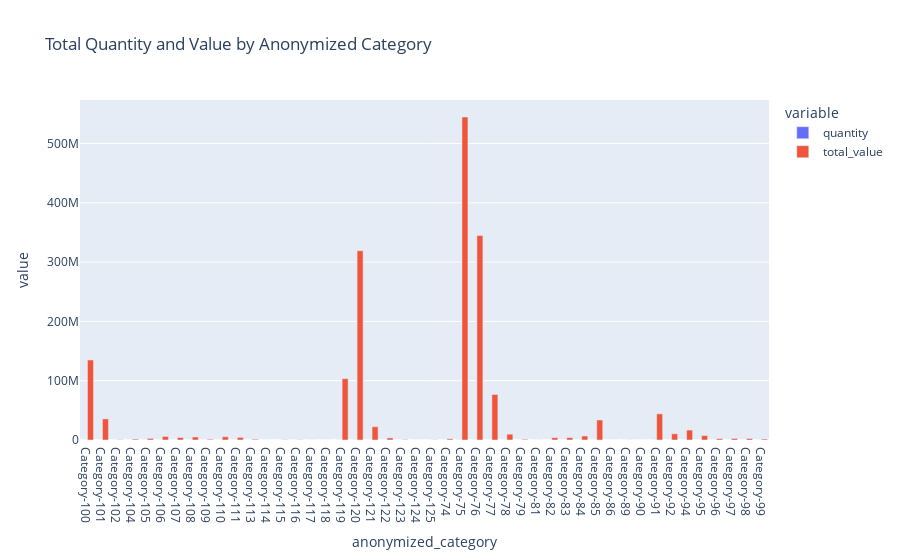
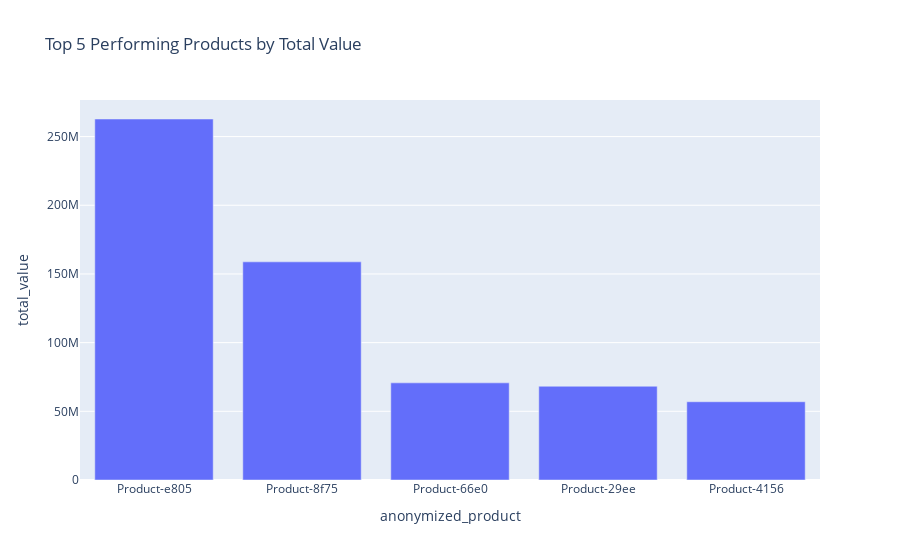
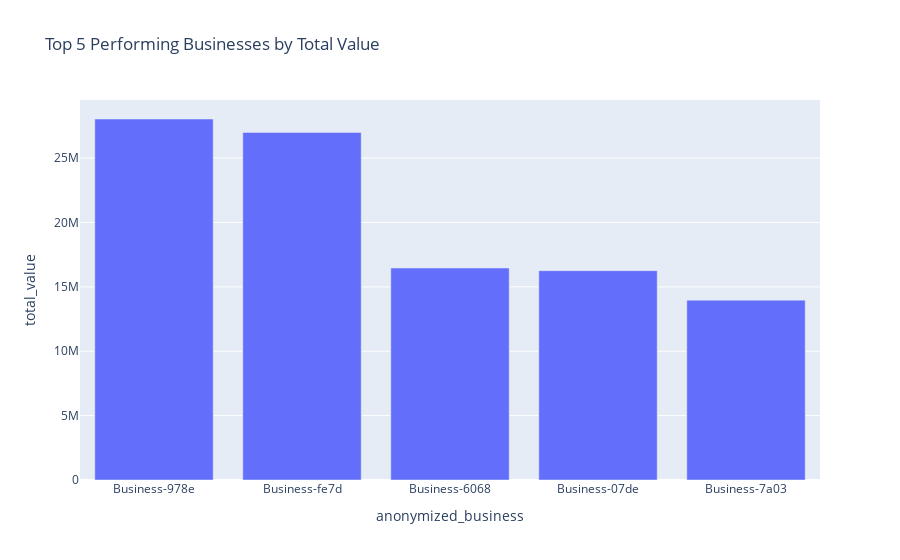
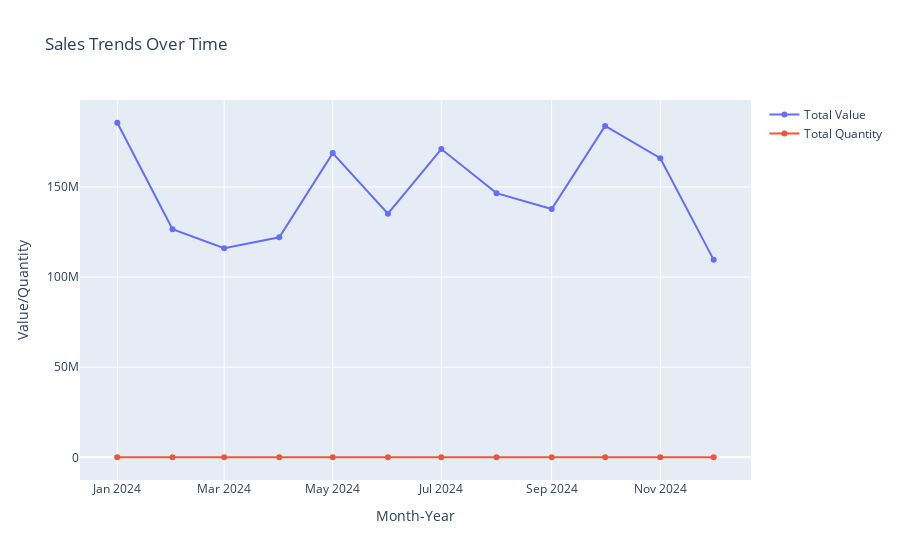

The notebook cell saved with these charts, in order:
### Code cell
import plotly.express as px
import plotly.graph_objects as go

# Total Quantity and Value by Anonymized Category
fig_category = px.bar(category_grouped, x='anonymized_category', y=['quantity', 'total_value'], barmode='group', title='Total Quantity and Value by Anonymized Category')

# Top-performing products
fig_top_products = px.bar(top_products, x='anonymized_product', y='total_value', title='Top 5 Performing Products by Total Value')

# Top-performing businesses
fig_top_businesses = px.bar(top_businesses, x='anonymized_business', y='total_value', title='Top 5 Performing Businesses by Total Value')

# Time-series chart of sales trends
fig_sales_trends = go.Figure()
fig_sales_trends.add_trace(go.Scatter(x=monthly_sales['month-year'], y=monthly_sales['total_value'], mode='lines+markers', name='Total Value'))
fig_sales_trends.add_trace(go.Scatter(x=monthly_sales['month-year'], y=monthly_sales['quantity'], mode='lines+markers', name='Total Quantity'))
fig_sales_trends.update_layout(title='Sales Trends Over Time', xaxis_title='Month-Year', yaxis_title='Value/Quantity')

# Segmentation summary of customer groups
fig_segmentation = px.scatter(business_grouped, x='total_value', y='quantity', color='group', size='frequency', hover_data=['anonymized_business'], title='Customer Segmentation Based on Purchasing Behavior')

# Show the dashboard components
fig_category.show()
fig_top_products.show()
fig_top_businesses.show()
fig_sales_trends.show()
fig_segmentation.show()

### Figure 1 — Plotly figure (JSON) as saved in the notebook; plotly's stock layout.template omitted (floating-point values rounded to 4 significant figures)
{"data": [{"alignmentgroup": "True", "hovertemplate": "variable=quantity<br>anonymized_category=%{x}<br>value=%{y}<extra></extra>", "legendgroup": "quantity", "marker": {"color": "#636efa", "pattern": {"shape": ""}}, "name": "quantity", "offsetgroup": "quantity", "orientation": "v", "showlegend": true, "textposition": "auto", "type": "bar", "x": ["Category-100", "Category-101", "Category-102", "Category-104", "Category-105", "Category-106", "Category-107", "Category-108", "Category-109", "Category-110", "Category-111", "Category-113", "Category-114", "Category-115", "Category-116", "Category-117", "Category-118", "Category-119", "Category-120", "Category-121", "Category-122", "Category-123", "Category-124", "Category-125", "Category-74", "Category-75", "Category-76", "Category-77", "Category-78", "Category-79", "Category-81", "Category-82", "Category-83", "Category-84", "Category-85", "Category-86", "Category-89", "Category-90", "Category-91", "Category-92", "Category-94", "Category-95", "Category-96", "Category-97", "Category-98", "Category-99"], "xaxis": "x", "y": [76824, 19564, 1786, 1217, 1579, 6521, 2729, 9756, 1446, 10529, 6715, 741, 3, 348, 856, 5, 21, 68332, 169715, 14669, 1223, 286, 4, 123, 941, 151330, 71719, 28455, 9766, 2215, 142, 4759, 2436, 11933, 22997, 8, 238, 15, 20853, 6953, 23668, 4116, 1427, 2711, 2152, 1964], "yaxis": "y"}, {"alignmentgroup": "True", "hovertemplate": "variable=total_value<br>anonymized_category=%{x}<br>value=%{y}<extra></extra>", "legendgroup": "total_value", "marker": {"color": "#EF553B", "pattern": {"shape": ""}}, "name": "total_value", "offsetgroup": "total_value", "orientation": "v", "showlegend": true, "textposition": "auto", "type": "bar", "x": ["Category-100", "Category-101", "Category-102", "Category-104", "Category-105", "Category-106", "Category-107", "Category-108", "Category-109", "Category-110", "Category-111", "Category-113", "Category-114", "Category-115", "Category-116", "Category-117", "Category-118", "Category-119", "Category-120", "Category-121", "Category-122", "Category-123", "Category-124", "Category-125", "Category-74", "Category-75", "Category-76", "Category-77", "Category-78", "Category-79", "Category-81", "Category-82", "Category-83", "Category-84", "Category-85", "Category-86", "Category-89", "Category-90", "Category-91", "Category-92", "Category-94", "Category-95", "Category-96", "Category-97", "Category-98", "Category-99"], "xaxis": "x", "y": [134902751, 35577822, 464463, 1557598, 2690719, 5932763, 4170797, 5101375, 1263226, 5483386, 4387343, 1254083, 8600, 425360, 422745, 1550, 7560, 103454819, 319178743, 22327643, 3493480, 730730, 10060, 297060, 1927871, 544658700, 344939553, 76741382, 9792609, 1184953, 72061, 3930818, 4039483, 6798158, 33762533, 3320, 136850, 15750, 44152103, 10468723, 16750815, 7466932, 2249424, 2628309, 2519695, 1589480], "yaxis": "y"}], "layout": {"barmode": "group", "legend": {"title": {"text": "variable"}, "tracegroupgap": 0}, "title": {"text": "Total Quantity and Value by Anonymized Category"}, "xaxis": {"anchor": "y", "domain": [0, 1], "title": {"text": "anonymized_category"}}, "yaxis": {"anchor": "x", "domain": [0, 1], "title": {"text": "value"}}}}

### Figure 2 — Plotly figure (JSON) as saved in the notebook; plotly's stock layout.template omitted (floating-point values rounded to 4 significant figures)
{"data": [{"hovertemplate": "anonymized_product=%{x}<br>total_value=%{y}<extra></extra>", "legendgroup": "", "marker": {"color": "#636efa", "pattern": {"shape": ""}}, "name": "", "orientation": "v", "showlegend": false, "textposition": "auto", "type": "bar", "x": ["Product-e805", "Product-8f75", "Product-66e0", "Product-29ee", "Product-4156"], "xaxis": "x", "y": [262787281, 158797460, 70704225, 68248274, 56956007], "yaxis": "y"}], "layout": {"barmode": "relative", "legend": {"tracegroupgap": 0}, "title": {"text": "Top 5 Performing Products by Total Value"}, "xaxis": {"anchor": "y", "domain": [0, 1], "title": {"text": "anonymized_product"}}, "yaxis": {"anchor": "x", "domain": [0, 1], "title": {"text": "total_value"}}}}

### Figure 3 — Plotly figure (JSON) as saved in the notebook; plotly's stock layout.template omitted (floating-point values rounded to 4 significant figures)
{"data": [{"hovertemplate": "anonymized_business=%{x}<br>total_value=%{y}<extra></extra>", "legendgroup": "", "marker": {"color": "#636efa", "pattern": {"shape": ""}}, "name": "", "orientation": "v", "showlegend": false, "textposition": "auto", "type": "bar", "x": ["Business-978e", "Business-fe7d", "Business-6068", "Business-07de", "Business-7a03"], "xaxis": "x", "y": [28037358, 26997121, 16464195, 16258068, 13968451], "yaxis": "y"}], "layout": {"barmode": "relative", "legend": {"tracegroupgap": 0}, "title": {"text": "Top 5 Performing Businesses by Total Value"}, "xaxis": {"anchor": "y", "domain": [0, 1], "title": {"text": "anonymized_business"}}, "yaxis": {"anchor": "x", "domain": [0, 1], "title": {"text": "total_value"}}}}

### Figure 4 — Plotly figure (JSON) as saved in the notebook; plotly's stock layout.template omitted (floating-point values rounded to 4 significant figures)
{"data": [{"mode": "lines+markers", "name": "Total Value", "type": "scatter", "x": ["2024-01-01T00:00:00.000000000", "2024-02-01T00:00:00.000000000", "2024-03-01T00:00:00.000000000", "2024-04-01T00:00:00.000000000", "2024-05-01T00:00:00.000000000", "2024-06-01T00:00:00.000000000", "2024-07-01T00:00:00.000000000", "2024-08-01T00:00:00.000000000", "2024-09-01T00:00:00.000000000", "2024-10-01T00:00:00.000000000", "2024-11-01T00:00:00.000000000", "2024-12-01T00:00:00.000000000"], "y": [185626186, 126579702, 116000676, 122110750, 168781502, 135138614, 171040881, 146581003, 137791455, 183840551, 165933104, 109549774]}, {"mode": "lines+markers", "name": "Total Quantity", "type": "scatter", "x": ["2024-01-01T00:00:00.000000000", "2024-02-01T00:00:00.000000000", "2024-03-01T00:00:00.000000000", "2024-04-01T00:00:00.000000000", "2024-05-01T00:00:00.000000000", "2024-06-01T00:00:00.000000000", "2024-07-01T00:00:00.000000000", "2024-08-01T00:00:00.000000000", "2024-09-01T00:00:00.000000000", "2024-10-01T00:00:00.000000000", "2024-11-01T00:00:00.000000000", "2024-12-01T00:00:00.000000000"], "y": [67526, 44063, 45381, 50554, 69551, 60716, 74689, 68837, 66747, 84739, 75361, 57626]}], "layout": {"title": {"text": "Sales Trends Over Time"}, "xaxis": {"title": {"text": "Month-Year"}}, "yaxis": {"title": {"text": "Value/Quantity"}}}}
